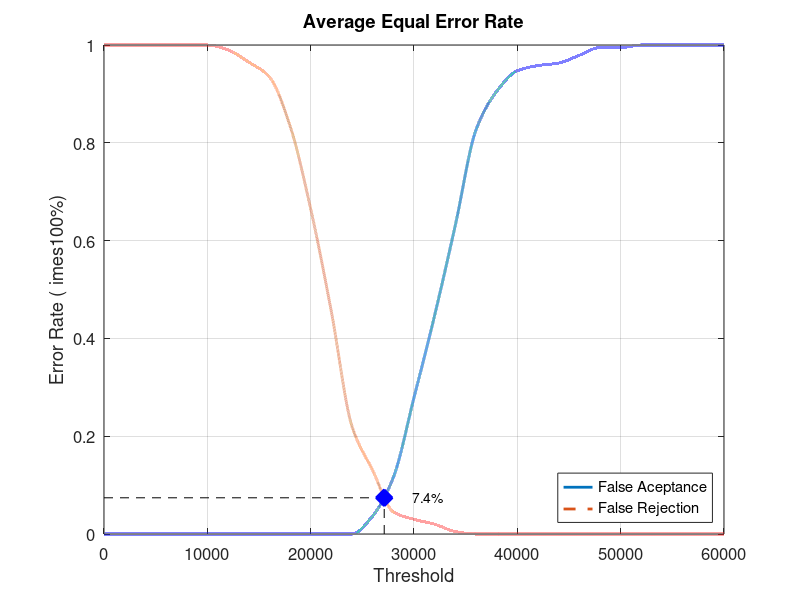
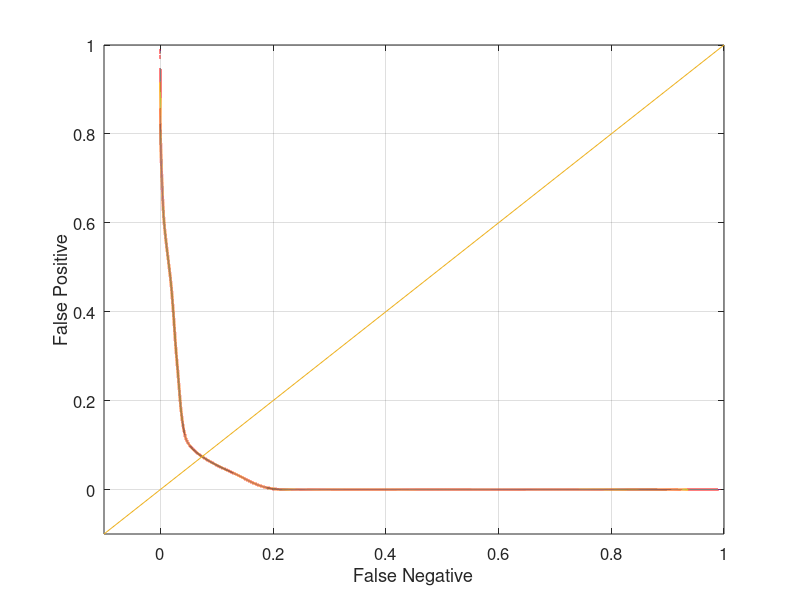

Recreate these plots in MATLAB, in order.
close all;
clear;
clc;
x = 0:2000:60000;
xq = 0:0.5:60000;

y0 = [0 0 0 0 0 0 0 0 0 0 0 0 0 0.0368421 0.115789 0.278947 0.447368 0.631579 0.826316 0.905263 0.947368 0.957895 0.963158 0.978947 0.994737 0.994737 1 1 1 1 1]
yy0 = interp1(x, y0, xq, 'pchip');
y1 = [1 1 1 1 1 1 0.99 0.965 0.935 0.835 0.665 0.455 0.22 0.13 0.045 0.03 0.02 0.005 0 0 0 0 0 0 0 0 0 0 0 0 0]
yy1 = interp1(x, y1, xq, 'pchip');

% Calculating EER: 
y2 = abs(y0 - y1);
find(y2 == min(y2))
yy2 = abs(yy0 - yy1);
xEER = find(yy2 == min(yy2));
xEERIndex = xq(xEER) % X-axis EER
yEER = yy0(xEER) % Y-axis EER

main = figure
plot(xq, yy0,'-','LineWidth', 2);	hold on
plot(xq, yy1,'--','LineWidth', 2);	hold on
plot([xEERIndex xEERIndex], [0 yEER], 'k--');	hold on
plot([0 xEERIndex], [yEER yEER], 'k--');	hold on
plot(xEERIndex, yEER, 'bx', 'LineWidth', 10);	hold on
text(xEERIndex + 10 * xEERIndex / 100, yEER, [num2str(round((10000 * yEER)) / 100) '%'])
legend('False Aceptance', 'False Rejection', 'Location', 'SouthEast')
xlabel('Threshold')
ylabel('Error Rate (	imes100%)')
title('Average Equal Error Rate')
set(gca, 'FontSize', 12)
axis([0 60000 0 1])
grid on

print(main, 'Database1_2Main', '-dpng');
FNRxFPR = figure('Color', [1 1 1]);
plot(yy1, yy0, '-', yy1, yy0, 'LineWidth', 2);
hold on
y = -0.1:0.1:1
plot(y, y); 
set(gca, 'FontSize', 12)
xlabel('False Negative')
ylabel('False Positive')
axis([-0.1 1 -0.1 1])
set(gca, 'FontSize', 12)
grid on

print(FNRxFPR, 'Database1_2FNRxFPR','-dpng');
